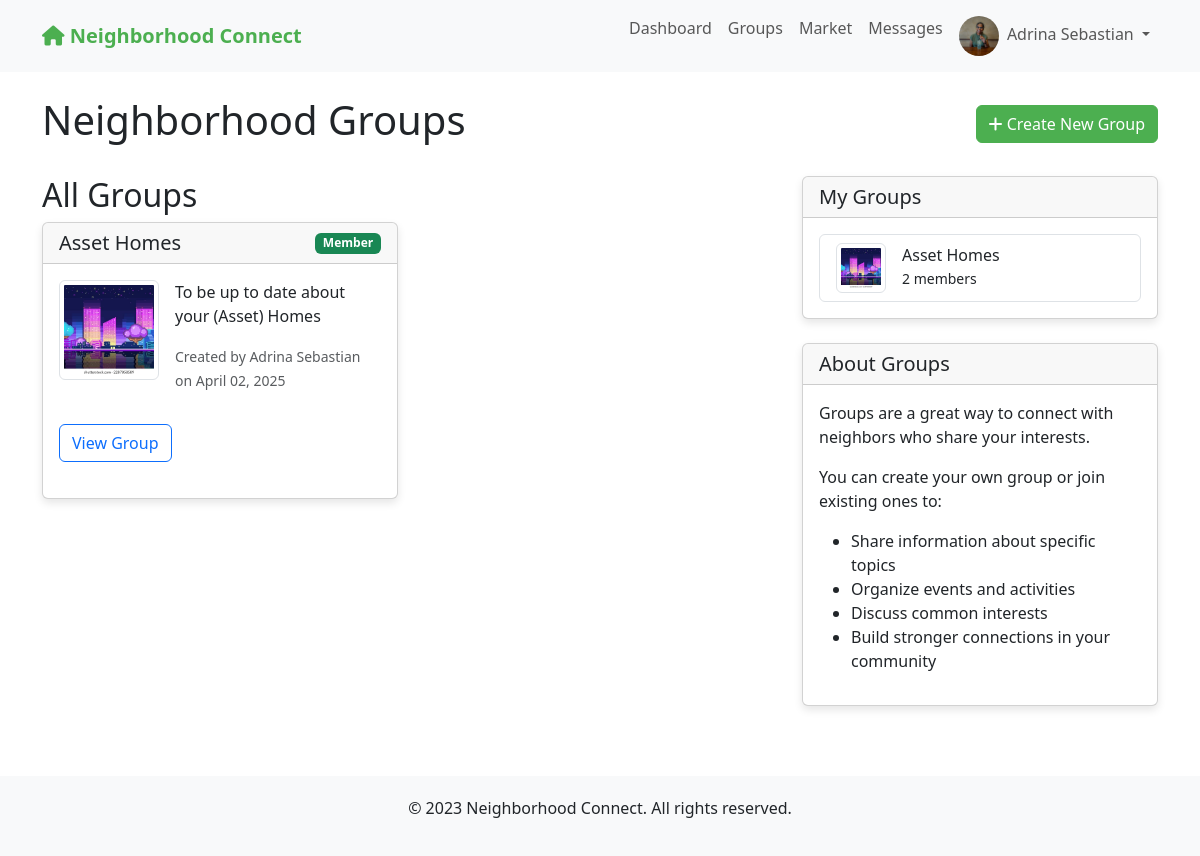
The page /groups (signed in) on the database as committed earlier.
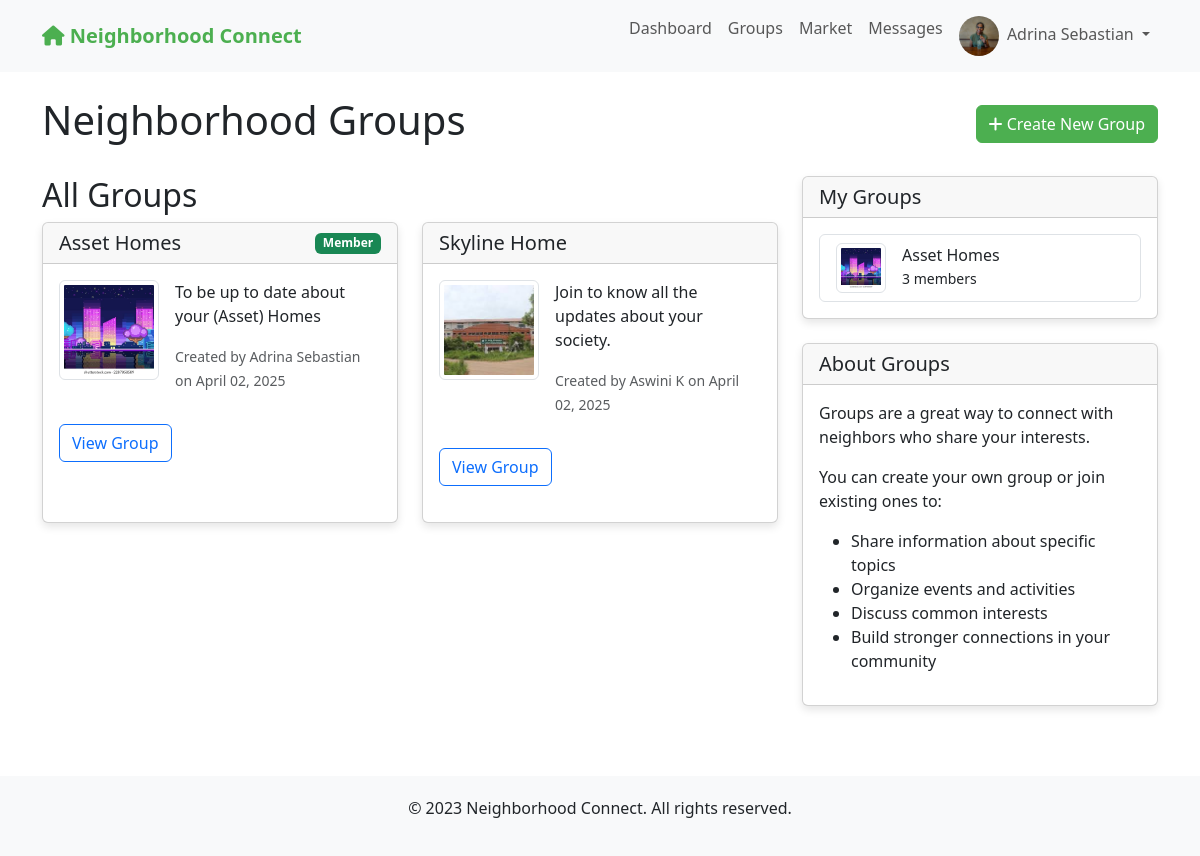
The same page on the database as committed later.
### app.py (models this page shows)
class User(UserMixin, db.Model):
    id = db.Column(db.Integer, primary_key=True)
    email = db.Column(db.String(100), unique=True, nullable=False)
    password = db.Column(db.String(200), nullable=False)
    name = db.Column(db.String(100), nullable=False)
    address = db.Column(db.String(200), nullable=False)
    neighborhood_id = db.Column(db.Integer, db.ForeignKey('neighborhood.id'), nullable=False)
    profile_pic = db.Column(db.String(200), default='default.jpg')
    created_at = db.Column(db.DateTime, default=datetime.utcnow)
    is_admin = db.Column(db.Boolean, default=False)
    posts = db.relationship('Post', backref='author', lazy=True)
    comments = db.relationship('Comment', backref='author', lazy=True)
    incidents = db.relationship('Incident', backref='reporter', lazy=True)
    group_memberships = db.relationship('GroupMember', backref='user', lazy=True)

class Group(db.Model):
    id = db.Column(db.Integer, primary_key=True)
    name = db.Column(db.String(100), nullable=False)
    description = db.Column(db.Text, nullable=False)
    image = db.Column(db.String(200), default='group_default.jpg')
    created_at = db.Column(db.DateTime, default=datetime.utcnow)
    creator_id = db.Column(db.Integer, db.ForeignKey('user.id'), nullable=False)
    neighborhood_id = db.Column(db.Integer, db.ForeignKey('neighborhood.id'), nullable=False)
    creator = db.relationship('User', backref='created_groups')
    members = db.relationship('GroupMember', backref='group', lazy=True, cascade="all, delete-orphan")
    posts = db.relationship('Post', backref='group', lazy=True)

### app.py (the view)
@app.route('/groups')
@login_required
def groups():
    neighborhood_groups = Group.query.filter_by(neighborhood_id=current_user.neighborhood_id).all()
    user_groups = [membership.group for membership in current_user.group_memberships]
    return render_template('groups.html', neighborhood_groups=neighborhood_groups, user_groups=user_groups)

### app.py (called while the page is built)
@login_manager.user_loader
def load_user(user_id):
    return User.query.get(int(user_id))

### templates/groups.html (shortened to what this page needs)
{% extends "base.html" %}
{% block content %}
<div class="d-flex justify-content-between align-items-center mb-4">
    <h1>Neighborhood Groups</h1>
    <a href="{{ url_for('new_group') }}" class="btn btn-primary">
        <i class="fas fa-plus"></i> Create New Group
    </a>
</div>
<div class="row">
    <div class="col-md-8">
        <h2>All Groups</h2>
        {% if neighborhood_groups %}
            <div class="row">
                {% for group in neighborhood_groups %}
                    <div class="col-md-6 mb-4">
                        <div class="card h-100">
                            <div class="card-header d-flex justify-content-between align-items-center">
                                <h5 class="mb-0">{{ group.name }}</h5>
                                {% if group in user_groups %}
                                    <span class="badge bg-success">Member</span>
                                {% endif %}
                            </div>
                            <div class="card-body">
                                <div class="d-flex mb-3">
                                    <img src="{{ url_for('static', filename='uploads/' + group.image) }}" alt="{{ group.name }}" class="img-thumbnail me-3" style="width: 100px; height: 100px; object-fit: cover;">
                                    <div>
                                        <p>{{ group.description[:100] }}{% if group.description|length > 100 %}...{% endif %}</p>
                                        <p class="text-muted">
                                            <small>Created by {{ group.creator.name }} on {{ group.created_at.strftime('%B %d, %Y') }}</small>
                                        </p>
                                    </div>
                                </div>
                                <a href="{{ url_for('view_group', group_id=group.id) }}" class="btn btn-outline-primary">View Group</a>
                            </div>
                        </div>
                    </div>
                {% endfor %}
            </div>
        {% else %}
            <div class="alert alert-info">
                No groups have been created in your neighborhood yet. Be the first to create one!
            </div>
        {% endif %}
    </div>
    <div class="col-md-4">
        <div class="card mb-4">
            <div class="card-header">
                <h5 class="mb-0">My Groups</h5>
            </div>
            <div class="card-body">
                {% if user_groups %}
                    <div class="list-group">
                        {% for group in user_groups %}
                            <a href="{{ url_for('view_group', group_id=group.id) }}" class="list-group-item list-group-item-action">
                                <div class="d-flex align-items-center">
                                    <img src="{{ url_for('static', filename='uploads/' + group.image) }}" alt="{{ group.name }}" class="img-thumbnail me-3" style="width: 50px; height: 50px; object-fit: cover;">
                                    <div>
                                        <h6 class="mb-0">{{ group.name }}</h6>
                                        <small>{{ group.members|length }} members</small>
                                    </div>
                                </div>
                            </a>
                        {% endfor %}
                    </div>
                {% else %}
                    <p>You haven't joined any groups yet.</p>
                    <p>Join a group to connect with neighbors who share your interests!</p>
                {% endif %}
            </div>
        </div>
        <div class="card">
            <div class="card-header">
                <h5 class="mb-0">About Groups</h5>
            </div>
            <div class="card-body">
                <p>Groups are a great way to connect with neighbors who share your interests.</p>
                <p>You can create your own group or join existing ones to:</p>
                <ul>
                    <li>Share information about specific topics</li>
                    <li>Organize events and activities</li>
                    <li>Discuss common interests</li>
                    <li>Build stronger connections in your community</li>
                </ul>
            </div>
        </div>
    </div>
</div>
{% endblock %}

### templates/base.html (shortened to what this page needs)
<!DOCTYPE html>
<html lang="en">
<head>
    <link rel="stylesheet" href="https://cdn.jsdelivr.net/npm/bootstrap@5.3.0/dist/css/bootstrap.min.css">
    <link rel="stylesheet" href="https://cdnjs.cloudflare.com/ajax/libs/font-awesome/6.0.0-beta3/css/all.min.css">
</head>
<body>
    <nav class="navbar navbar-expand-lg navbar-light bg-light">
        <div class="container">
            <a class="navbar-brand" href="{{ url_for('index') }}">
                <i class="fas fa-home"></i> Neighborhood Connect
            </a>
            <div class="collapse navbar-collapse" id="navbarNav">
                <ul class="navbar-nav ms-auto">
                    {% if current_user.is_authenticated %}
                        <li class="nav-item">
                            <a class="nav-link" href="{{ url_for('dashboard') }}">Dashboard</a>
                        </li>
                        <li class="nav-item">
                            <a class="nav-link" href="{{ url_for('groups') }}">Groups</a>
                        </li>
                        <li class="nav-item">
                            <a class="nav-link" href="{{ url_for('market') }}">Market</a>
                        </li>
                        <li class="nav-item">
                            <a class="nav-link" href="{{ url_for('messages') }}">
                                Messages
                            </a>
                        </li>
                        <li class="nav-item dropdown">
                            <a class="nav-link dropdown-toggle" href="#" id="navbarDropdown" role="button" data-bs-toggle="dropdown" aria-expanded="false">
                                <img src="{{ url_for('static', filename='uploads/' + current_user.profile_pic) }}" alt="Profile" class="profile-img me-1">
                                {{ current_user.name }}
                            </a>
                        </li>
                    {% endif %}
                </ul>
            </div>
        </div>
    </nav>
    <div class="container mt-4">
        {% block content %}{% endblock %}
    </div>
    <footer class="footer">
        <div class="container">
            <p>&copy; 2023 Neighborhood Connect. All rights reserved.</p>
        </div>
    </footer>
</body>
</html>

### templates/base.html (style rules this page uses)
.navbar-brand { font-weight: bold; color: #4CAF50 !important; }
.btn-primary { background-color: #4CAF50; border-color: #4CAF50; }
.card { margin-bottom: 20px; box-shadow: 0 4px 8px rgba(0,0,0,0.1); }
.profile-img { width: 40px; height: 40px; border-radius: 50%; object-fit: cover; }
.footer { margin-top: 50px; padding: 20px 0; background-color: #f8f9fa; text-align: center; }

Rows that differ between the two databases and show on the page:
computed for Group "Asset Homes": members|length "2" → "3"
added Group: name "Skyline Home", image (picture), description "Join to know all the updates about your society.", creator.name "Aswini K", created_at "April 02, 2025", shown under "All Groups"
